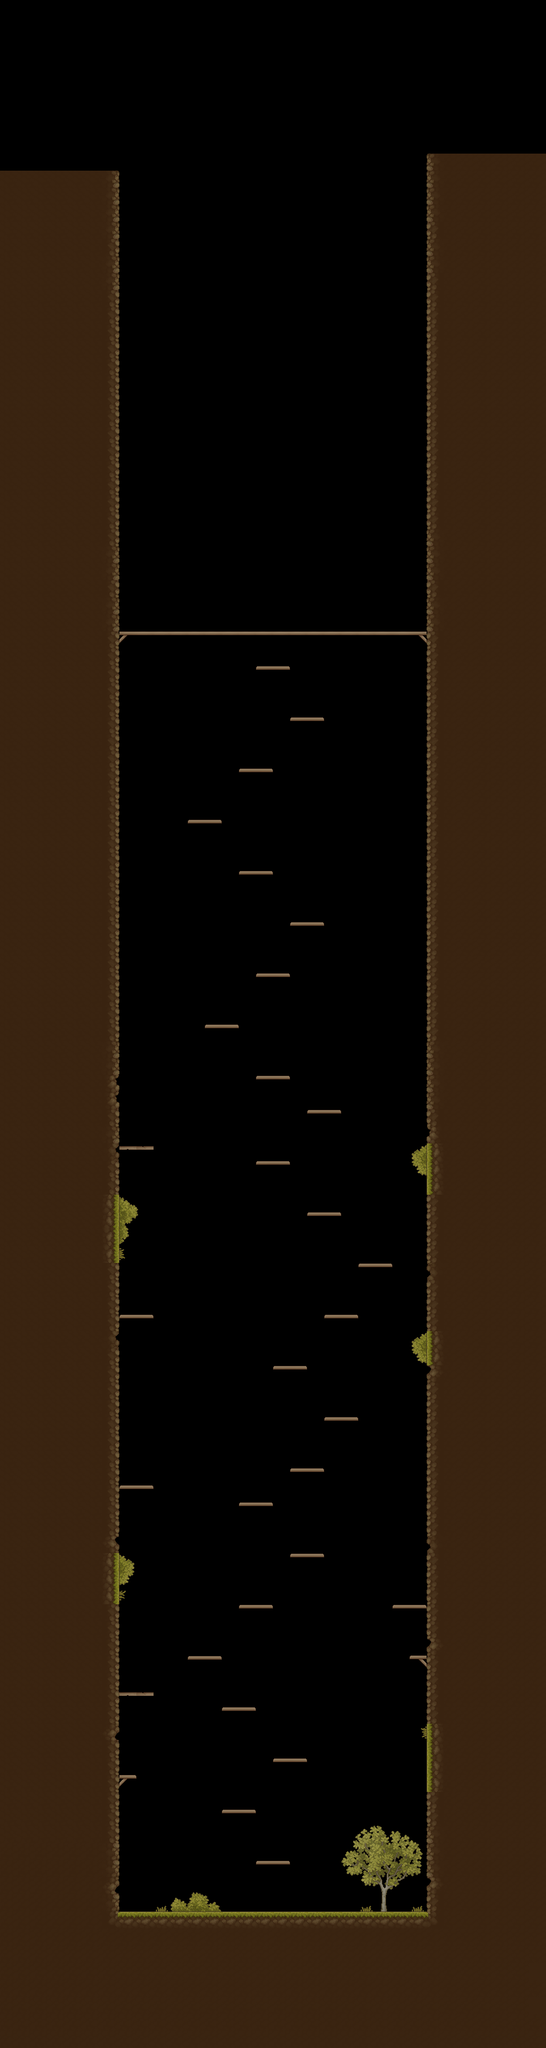

A 2D game scene composited from a Tiled map and its tileset images. What follows is a short description and the map's XML, with each tile layer's data collapsed to a summary:
An orthogonal 32x120 tile map with 32x32 px tiles, 1 tile layer (Слой тайлов 1), 3 tilesets and 39 objects.

<map version="1.10" tiledversion="1.11.2" orientation="orthogonal" renderorder="right-down" width="32" height="120" tilewidth="32" tileheight="32" infinite="0" nextlayerid="4" nextobjectid="75">
 <tileset firstgid="1" source="TX Tileset Ground.tsx" />
 <tileset firstgid="257" source="TX Village Props.tsx" />
 <tileset firstgid="1281" source="TX Village Props.tsx" />
 <layer id="1" name="Слой тайлов 1" width="32" height="120">
  <data>[3840 cells, 1820 non-empty, 58 distinct tile ids]</data>
 </layer>
 <objectgroup id="2" name="Слой объектов 1">
  <object id="1" x="800" y="1952" width="224" height="1888" />
  <object id="2" x="0" y="1952" width="224" height="1888" />
  <object id="3" x="224" y="3584" width="576" height="256" />
  <object id="62" x="0" y="960" width="224" height="960" />
  <object id="63" x="0" y="1920" width="224" height="32" />
  <object id="64" x="800" y="960" width="224" height="992" />
 </objectgroup>
 <objectgroup id="3" name="Слой объектов 2">
  <object id="37" x="512" y="3296" width="64" height="32" />
  <object id="38" x="416" y="3392" width="64" height="32" />
  <object id="39" x="480" y="3488" width="64" height="32" />
  <object id="40" x="448" y="2816" width="64" height="32" />
  <object id="41" x="448" y="3008" width="64" height="32" />
  <object id="42" x="352" y="3104" width="64" height="32" />
  <object id="43" x="416" y="3200" width="64" height="32" />
  <object id="44" x="544" y="2912" width="64" height="32" />
  <object id="45" x="224" y="3168" width="64" height="32" />
  <object id="46" x="224" y="3328" width="32" height="32" />
  <object id="48" x="736" y="3008" width="64" height="32" />
  <object id="49" x="768" y="3104" width="32" height="32" />
  <object id="50" x="544" y="2752" width="64" height="32" />
  <object id="51" x="608" y="2656" width="64" height="32" />
  <object id="52" x="512" y="2560" width="64" height="32" />
  <object id="53" x="608" y="2464" width="64" height="32" />
  <object id="54" x="672" y="2368" width="64" height="32" />
  <object id="55" x="576" y="2272" width="64" height="32" />
  <object id="56" x="480" y="2176" width="64" height="32" />
  <object id="57" x="576" y="2080" width="64" height="32" />
  <object id="59" x="224" y="2784" width="64" height="32" />
  <object id="60" x="224" y="2464" width="64" height="32" />
  <object id="61" x="224" y="2144" width="64" height="32" />
  <object id="65" x="224" y="1184" width="576" height="32" />
  <object id="66" x="480" y="1248" width="64" height="32" />
  <object id="67" x="544" y="1344" width="64" height="32" />
  <object id="68" x="448" y="1440" width="64" height="32" />
  <object id="69" x="352" y="1536" width="64" height="32" />
  <object id="70" x="448" y="1632" width="64" height="32" />
  <object id="71" x="544" y="1728" width="64" height="32" />
  <object id="72" x="480" y="1824" width="64" height="32" />
  <object id="73" x="384" y="1920" width="64" height="32" />
  <object id="74" x="480" y="2016" width="64" height="32" />
 </objectgroup>
</map>
